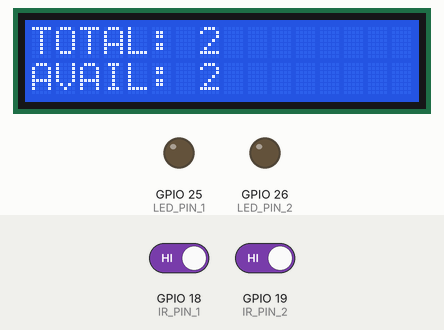
Bench run of a sketch on a simulated ESP32. On the bench: 16×2 character LCD, output pins drawn as LEDs (lit = HIGH). The test bench sets the inputs (shaded band); at power-on: GPIO 18 (IR_PIN_1) HIGH, GPIO 19 (IR_PIN_2) HIGH. WiFi joins after 1.5 s; servers stay silent unless stated; what the sketch prints to the serial monitor is not drawn.

Above: at 7.8 s.
7.9 s: GPIO 18 (IR_PIN_1) driven LOW
At 10.0 s:
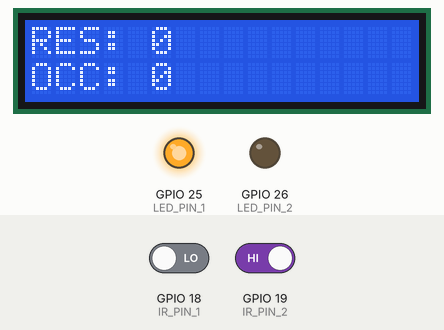
10.6 s: GPIO 19 (IR_PIN_2) driven LOW
At 12.8 s:
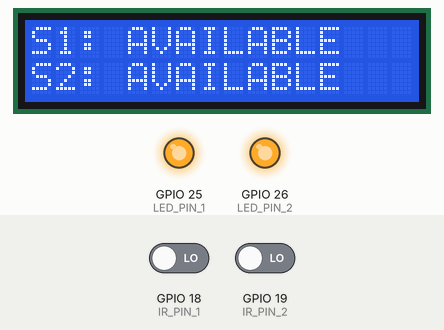
13.1 s: GPIO 18 (IR_PIN_1) driven HIGH
At 14.4 s:
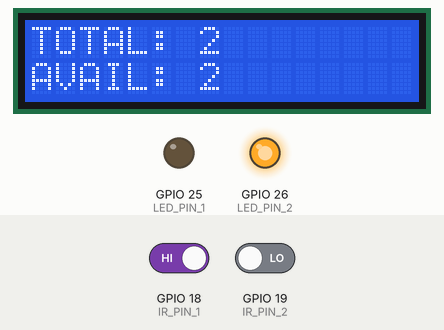
15.6 s: GPIO 19 (IR_PIN_2) driven HIGH
At 17.8 s:
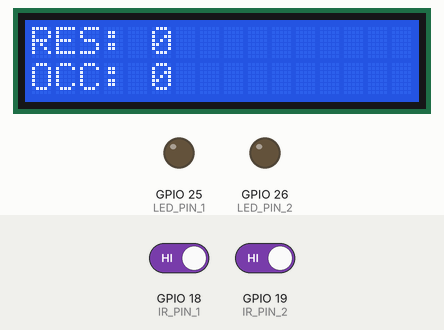
18.1 s: GPIO 18 (IR_PIN_1) driven LOW
At 19.5 s:
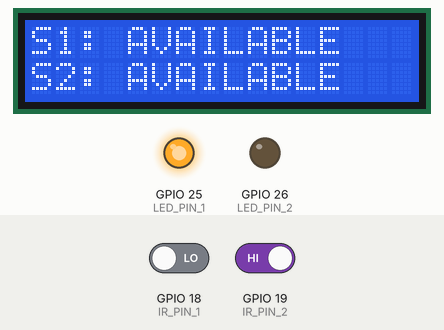
20.7 s: GPIO 19 (IR_PIN_2) driven LOW
At 22.4 s:
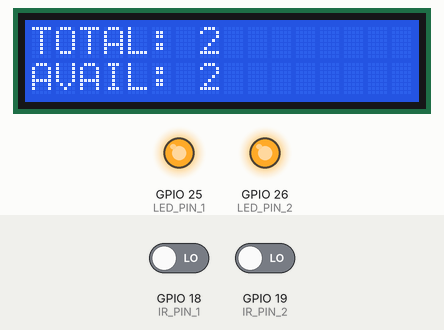
Timing chart, 0 to 23.9 s (numbered marks = the images above; inputs shaded):
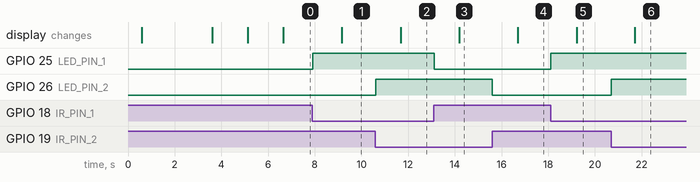

The sketch:

smart_parking.ino
```cpp
/*
 * =====================================================================
 * Smart Parking System - ESP32 Firmware
 * =====================================================================
 *
 * Hardware Connections:
 * - IR Sensor 1 (Slot 1)  -> GPIO 18
 * - IR Sensor 2 (Slot 2)  -> GPIO 19
 * - Status LED 1 (Slot 1) -> GPIO 25 (via 220Ω-330Ω resistor)
 * - Status LED 2 (Slot 2) -> GPIO 26 (via 220Ω-330Ω resistor)
 * - 16x2 LCD I2C SDA      -> GPIO 21
 * - 16x2 LCD I2C SCL      -> GPIO 22
 * - LCD I2C Address       -> 0x27
 *
 * Required Arduino Libraries (Install via Arduino Library Manager):
 * 1. "LiquidCrystal I2C" by Frank de Brabander or Marco Schwartz
 * 2. "ArduinoJson" by Benoit Blanchon (v6 or v7)
 * 3. Built-in ESP32 "WiFi", "HTTPClient", "WiFiClientSecure", "Wire"
 * =====================================================================
 */

#include <WiFi.h>
#include <HTTPClient.h>
#include <WiFiClientSecure.h>
#include <Wire.h>
#include <LiquidCrystal_I2C.h>
#include <ArduinoJson.h>

// ---------------------------------------------------------------------
// CONFIGURATION (Set your WiFi & Render/Local URL here)
// ---------------------------------------------------------------------
const char* WIFI_SSID     = "YOUR_WIFI_NAME";
const char* WIFI_PASSWORD = "YOUR_WIFI_PASSWORD";

// Render Deployed URL or Local Server URL (Do not include trailing slash)
// Example Local:  "http://192.168.1.100:3000"
// Example Render: "https://smart-parking-system.onrender.com"
const char* SERVER_URL    = "YOUR_RENDER_URL";

// ---------------------------------------------------------------------
// HARDWARE PIN DEFINITIONS
// ---------------------------------------------------------------------
#define IR_PIN_1      18
#define IR_PIN_2      19
#define LED_PIN_1     25
#define LED_PIN_2     26
#define I2C_SDA       21
#define I2C_SCL       22

// Standard IR obstacle sensors output LOW when an obstacle is detected
#define SENSOR_DETECTED_STATE LOW

// 16x2 LCD with I2C Module at address 0x27
LiquidCrystal_I2C lcd(0x27, 16, 2);

// ---------------------------------------------------------------------
// GLOBAL TELEMETRY STATE
// ---------------------------------------------------------------------
bool slot1_vehicle = false;
bool slot2_vehicle = false;

String slot1_status = "AVAILABLE";
String slot2_status = "AVAILABLE";

bool slot1_reserved = false;
bool slot2_reserved = false;

int totalSlots    = 2;
int availableSlots = 2;
int reservedSlots = 0;
int occupiedSlots = 0;

// LCD Cycling Screen Management (non-blocking)
unsigned long lastLcdCycleTime = 0;
int lcdScreenIndex = 0;
const unsigned long LCD_CYCLE_INTERVAL = 2500; // 2.5 seconds per screen

// Telemetry HTTP Transmission Timer (non-blocking)
unsigned long lastServerSyncTime = 0;
const unsigned long SERVER_SYNC_INTERVAL = 1500; // 1.5 seconds

// ---------------------------------------------------------------------
// FUNCTION DECLARATIONS
// ---------------------------------------------------------------------
void initLcdDisplay();
void connectWiFi();
void readSensors();
void sendTelemetryToServer();
void updateLeds();
void updateLcdScreen();

// ---------------------------------------------------------------------
// SETUP
// ---------------------------------------------------------------------
void setup() {
  Serial.begin(115200);
  delay(500);
  Serial.println("\n--- Starting Smart Parking System ESP32 ---");

  // Initialize GPIO Pins
  pinMode(IR_PIN_1, INPUT_PULLUP);
  pinMode(IR_PIN_2, INPUT_PULLUP);
  pinMode(LED_PIN_1, OUTPUT);
  pinMode(LED_PIN_2, OUTPUT);

  digitalWrite(LED_PIN_1, LOW);
  digitalWrite(LED_PIN_2, LOW);

  // Initialize I2C and LCD
  Wire.begin(I2C_SDA, I2C_SCL);
  lcd.init();
  lcd.backlight();
  lcd.clear();

  // Startup Screen:
  // SMART PARKING
  // SYSTEM
  // Delay 3 seconds
  lcd.setCursor(1, 0);
  lcd.print("SMART PARKING");
  lcd.setCursor(5, 1);
  lcd.print("SYSTEM");
  Serial.println("LCD: SMART PARKING SYSTEM");
  delay(3000);

  // WiFi Connection Screen
  connectWiFi();
}

// ---------------------------------------------------------------------
// WIFI CONNECTION
// ---------------------------------------------------------------------
void connectWiFi() {
  lcd.clear();
  lcd.setCursor(1, 0);
  lcd.print("CONNECTING TO");
  lcd.setCursor(2, 1);
  lcd.print("WiFi........");
  Serial.print("Connecting to WiFi: ");
  Serial.println(WIFI_SSID);

  WiFi.mode(WIFI_STA);
  WiFi.begin(WIFI_SSID, WIFI_PASSWORD);

  int attempts = 0;
  while (WiFi.status() != WL_CONNECTED && attempts < 25) {
    delay(500);
    Serial.print(".");
    attempts++;
  }

  lcd.clear();
  if (WiFi.status() == WL_CONNECTED) {
    Serial.println("\nWiFi Connected! IP: " + WiFi.localIP().toString());
    lcd.setCursor(6, 0);
    lcd.print("WiFi");
    lcd.setCursor(3, 1);
    lcd.print("CONNECTED");
    delay(1500);
  } else {
    Serial.println("\nWiFi Connection Failed! Proceeding in offline mode.");
    lcd.setCursor(1, 0);
    lcd.print("WiFi OFFLINE");
    lcd.setCursor(0, 1);
    lcd.print("Check Config!");
    delay(2000);
  }
  lcd.clear();
}

// ---------------------------------------------------------------------
// MAIN LOOP
// ---------------------------------------------------------------------
void loop() {
  // 1. Read IR sensors continuously
  readSensors();

  // 2. Transmit telemetry to server & fetch reservation status periodically
  if (millis() - lastServerSyncTime >= SERVER_SYNC_INTERVAL) {
    lastServerSyncTime = millis();
    sendTelemetryToServer();
  }

  // 3. Update Hardware LEDs based on latest status
  updateLeds();

  // 4. Update LCD display smoothly through its 3 cycle screens
  if (millis() - lastLcdCycleTime >= LCD_CYCLE_INTERVAL) {
    lastLcdCycleTime = millis();
    lcdScreenIndex = (lcdScreenIndex + 1) % 3;
    updateLcdScreen();
  }

  delay(20); // Small cooperative multitasking yield
}

// ---------------------------------------------------------------------
// SENSOR READING
// ---------------------------------------------------------------------
void readSensors() {
  // Read Sensor 1 (Slot 1)
  int val1 = digitalRead(IR_PIN_1);
  slot1_vehicle = (val1 == SENSOR_DETECTED_STATE);

  // Read Sensor 2 (Slot 2)
  int val2 = digitalRead(IR_PIN_2);
  slot2_vehicle = (val2 == SENSOR_DETECTED_STATE);
}

// ---------------------------------------------------------------------
// SERVER SYNCHRONIZATION (HTTP REST APIs)
// ---------------------------------------------------------------------
void sendTelemetryToServer() {
  if (WiFi.status() != WL_CONNECTED) {
    // Local fallback calculation if WiFi not connected
    slot1_status = slot1_vehicle ? "OCCUPIED" : (slot1_reserved ? "RESERVED" : "AVAILABLE");
    slot2_status = slot2_vehicle ? "OCCUPIED" : (slot2_reserved ? "RESERVED" : "AVAILABLE");

    occupiedSlots = (slot1_vehicle ? 1 : 0) + (slot2_vehicle ? 1 : 0);
    reservedSlots = (!slot1_vehicle && slot1_reserved ? 1 : 0) + (!slot2_vehicle && slot2_reserved ? 1 : 0);
    availableSlots = 2 - (occupiedSlots + reservedSlots);
    return;
  }

  String serverBase = String(SERVER_URL);
  if (serverBase == "YOUR_RENDER_URL" || serverBase.length() < 7) {
    // URL not yet configured by user
    return;
  }

  // Determine if using HTTPS (Render) or HTTP (Local)
  bool isHttps = serverBase.startsWith("https://");

  WiFiClientSecure clientSecure;
  WiFiClient clientHttp;

  HTTPClient http;

  if (isHttps) {
    clientSecure.setInsecure(); // Bypass SSL fingerprint check on Render's Let's Encrypt cert
    http.begin(clientSecure, serverBase + "/api/parking/update");
  } else {
    http.begin(clientHttp, serverBase + "/api/parking/update");
  }

  http.addHeader("Content-Type", "application/json");

  // Build JSON Payload for POST /api/parking/update:
  // {
  //   "slot1": { "vehicleDetected": true/false },
  //   "slot2": { "vehicleDetected": true/false }
  // }
  StaticJsonDocument<256> reqDoc;
  JsonObject s1Obj = reqDoc.createNestedObject("slot1");
  s1Obj["vehicleDetected"] = slot1_vehicle;

  JsonObject s2Obj = reqDoc.createNestedObject("slot2");
  s2Obj["vehicleDetected"] = slot2_vehicle;

  String requestJson;
  serializeJson(reqDoc, requestJson);

  int httpCode = http.POST(requestJson);

  if (httpCode == HTTP_CODE_OK || httpCode == 201) {
    String responseJson = http.getString();

    // Parse response
    StaticJsonDocument<512> resDoc;
    DeserializationError error = deserializeJson(resDoc, responseJson);

    if (!error) {
      totalSlots     = resDoc["totalSlots"] | 2;
      availableSlots = resDoc["availableSlots"] | 0;
      reservedSlots  = resDoc["reservedSlots"] | 0;
      occupiedSlots  = resDoc["occupiedSlots"] | 0;

      JsonObject slots = resDoc["slots"];
      if (slots.containsKey("slot1")) {
        const char* s1St = slots["slot1"]["status"];
        slot1_status = String(s1St);
        slot1_status.toUpperCase();
        slot1_reserved = slots["slot1"]["reserved"] | false;
      }
      if (slots.containsKey("slot2")) {
        const char* s2St = slots["slot2"]["status"];
        slot2_status = String(s2St);
        slot2_status.toUpperCase();
        slot2_reserved = slots["slot2"]["reserved"] | false;
      }
    }
  } else {
    Serial.printf("HTTP POST /api/parking/update failed, code: %d\n", httpCode);
  }

  http.end();
}

// ---------------------------------------------------------------------
// LED HARDWARE CONTROL
// ---------------------------------------------------------------------
void updateLeds() {
  // LED 1 (Slot 1 -> GPIO 25):
  // LED ON  -> Slot is occupied or reserved
  // LED OFF -> Slot is available
  if (slot1_vehicle || slot1_reserved || slot1_status == "OCCUPIED" || slot1_status == "RESERVED") {
    digitalWrite(LED_PIN_1, HIGH);
  } else {
    digitalWrite(LED_PIN_1, LOW);
  }

  // LED 2 (Slot 2 -> GPIO 26):
  // LED ON  -> Slot is occupied or reserved
  // LED OFF -> Slot is available
  if (slot2_vehicle || slot2_reserved || slot2_status == "OCCUPIED" || slot2_status == "RESERVED") {
    digitalWrite(LED_PIN_2, HIGH);
  } else {
    digitalWrite(LED_PIN_2, LOW);
  }
}

// ---------------------------------------------------------------------
// LCD 16x2 CYCLING DISPLAY
// ---------------------------------------------------------------------
void updateLcdScreen() {
  lcd.clear();

  switch (lcdScreenIndex) {
    case 0:
      // Screen 1:
      // S1: AVAILABLE / OCCUPIED / RESERVED
      // S2: AVAILABLE / OCCUPIED / RESERVED
      lcd.setCursor(0, 0);
      lcd.print("S1: " + slot1_status.substring(0, 12));
      lcd.setCursor(0, 1);
      lcd.print("S2: " + slot2_status.substring(0, 12));
      break;

    case 1:
      // Screen 2:
      // TOTAL: 2
      // AVAIL: X
      lcd.setCursor(0, 0);
      lcd.print("TOTAL: " + String(totalSlots));
      lcd.setCursor(0, 1);
      lcd.print("AVAIL: " + String(availableSlots));
      break;

    case 2:
      // Screen 3:
      // RES: X
      // OCC: X
      lcd.setCursor(0, 0);
      lcd.print("RES: " + String(reservedSlots));
      lcd.setCursor(0, 1);
      lcd.print("OCC: " + String(occupiedSlots));
      break;
  }
}
```

Measured:
- after the input at 7.9 s, GPIO 25 (LED_PIN_1): LOW → HIGH at once
- after the input at 10.6 s, GPIO 26 (LED_PIN_2): LOW → HIGH at once
- after the input at 13.1 s, GPIO 25 (LED_PIN_1): HIGH → LOW at once
- after the input at 15.6 s, GPIO 26 (LED_PIN_2): HIGH → LOW at once
- after the input at 18.1 s, GPIO 25 (LED_PIN_1): LOW → HIGH at once
- after the input at 20.7 s, GPIO 26 (LED_PIN_2): LOW → HIGH at once
